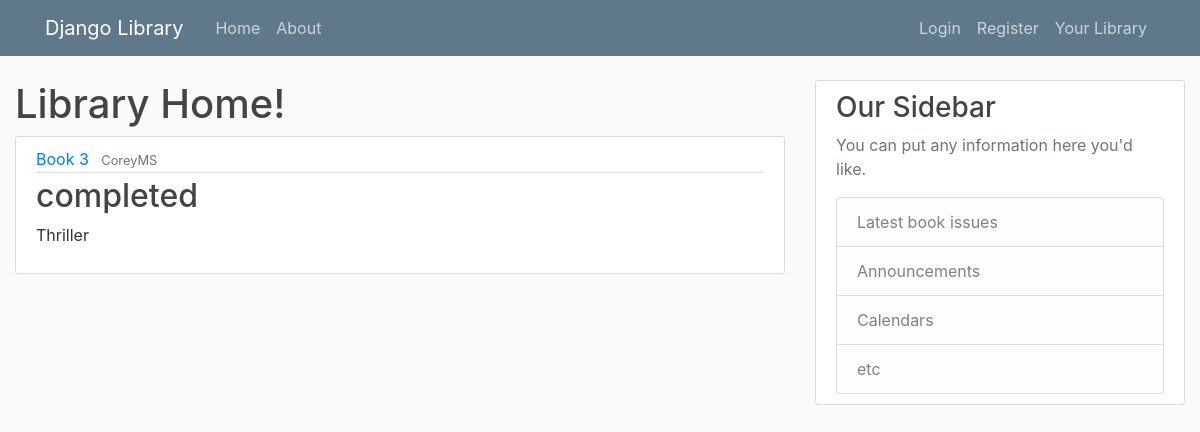
Page /book/3/detail/ on the committed database.
### books/models.py (models this page shows, shortened)
class Book(md.Model):
    STATUS_CHOICES = [
        ('reading', 'Reading'),
        ('completed', 'Completed'),
        ('wishlist', 'Wishlist'),
    ]
    title = md.CharField(max_length=200)
    author = md.CharField(max_length=100)
    genre = md.CharField(max_length=50)
    status = md.CharField(max_length=10, choices=STATUS_CHOICES, default='wishlist')

### books/views.py (the view)
# urls.py: path('book/<int:pk>/detail/', BookDetailView.as_view(), name='book-detail'),
class BookDetailView(DetailView):
    model = Book

### books/templates/books/book_detail.html
{% extends "books/base.html" %}
{% block content%}
  <h1>Library Home!</h1>
  <article class="media content-section">
    <div class="media-body">
      <div class="article-metadata">
        <a class="mr-2" href="#">{{ object.title }}</a>
        <small class="text-muted">{{ object.author }}</small>
      </div>
      <h2 class="article-title">{{ object.status }}</h2>
      <p class="article-content">{{ object.genre }}</p>
    </div>
  </article>
{% endblock content %}

### books/static/books/main.css (style rules this page uses)
body { background: #fafafa; color: #333333; margin-top: 5rem; }
h1, h2, h3, h4, h5, h6 { color: #444444; }
.content-section { background: #ffffff; padding: 10px 20px; border: 1px solid #dddddd; border-radius: 3px; margin-bottom: 20px; }
.article-title { color: #444444; }
.article-content { white-space: pre-line; }
.article-metadata { padding-bottom: 1px; margin-bottom: 4px; border-bottom: 1px solid #e3e3e3 }

### rows in the picture
Book: title "Book 3", author "CoreyMS", status "completed", genre "Thriller"
